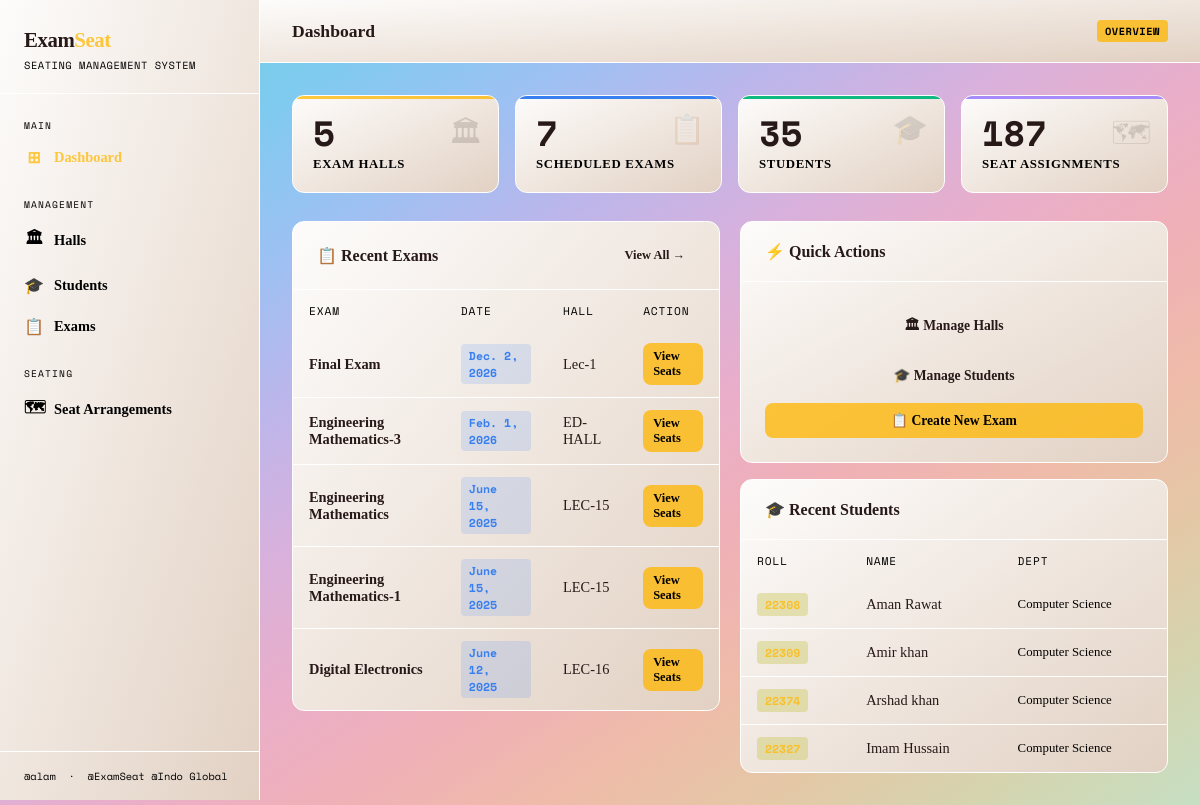
The page / on the database its author committed.
### seating/models.py (models this page shows, shortened)
class Exam(models.Model):
    name = models.CharField(max_length=200)
    date = models.DateField()
    time = models.TimeField()
    hall = models.ForeignKey(Hall, on_delete=models.CASCADE, related_name='exams')
    created_at = models.DateTimeField(auto_now_add=True)

class Hall(models.Model):
    name = models.CharField(max_length=100)
    rows = models.IntegerField(default=5)
    columns = models.IntegerField(default=6)
    capacity = models.IntegerField(editable=False, default=0)

class Student(models.Model):
    roll_number = models.CharField(max_length=20, unique=True)
    name = models.CharField(max_length=100)
    email = models.EmailField(blank=True)
    department = models.CharField(max_length=100, blank=True)

### seating/views.py (the view)
# urls.py: path('', views.dashboard, name='dashboard'),
def dashboard(request):
    halls = Hall.objects.all()
    exams = Exam.objects.select_related('hall').order_by('-date')
    students = Student.objects.all()
    arrangements_count = SeatingArrangement.objects.count()
    context = {
        'halls': halls,
        'exams': exams,
        'students': students,
        'total_halls': halls.count(),
        'total_exams': exams.count(),
        'total_students': students.count(),
        'total_arrangements': arrangements_count,
    }
    return render(request, 'seating/dashboard.html', context)

### templates/seating/dashboard.html (shortened to what this page needs)
{% extends 'seating/base.html' %}
{% block page_title %}Dashboard{% endblock %}
{% block badge %}OVERVIEW{% endblock %}
{% block content %}
<div class="stats-grid">
  <div class="stat-card">
    <div class="stat-icon">🏛</div>
    <div class="stat-num">{{ total_halls }}</div>
    <div class="stat-label">Exam Halls</div>
  </div>
  <div class="stat-card">
    <div class="stat-icon">📋</div>
    <div class="stat-num">{{ total_exams }}</div>
    <div class="stat-label">Scheduled Exams</div>
  </div>
  <div class="stat-card">
    <div class="stat-icon">🎓</div>
    <div class="stat-num">{{ total_students }}</div>
    <div class="stat-label">Students</div>
  </div>
  <div class="stat-card">
    <div class="stat-icon">🗺</div>
    <div class="stat-num">{{ total_arrangements }}</div>
    <div class="stat-label">Seat Assignments</div>
  </div>
</div>
<div class="two-col" style="gap:20px; align-items:start">
  <div class="card">
    <div class="card-header">
      <span class="card-title">📋 Recent Exams</span>
      <a href="{% url 'exam_list' %}" class="btn btn-ghost btn-sm">View All →</a>
    </div>
    <div class="table-wrap">
      <table>
        <thead>
          <tr><th>Exam</th><th>Date</th><th>Hall</th><th>Action</th></tr>
        </thead>
        <tbody>
          {% for exam in exams|slice:":5" %}
          <tr>
            <td style="font-weight:600">{{ exam.name }}</td>
            <td><span class="badge badge-blue">{{ exam.date }}</span></td>
            <td>{{ exam.hall.name }}</td>
            <td>
              <a href="{% url 'seating_view' exam.id %}" class="btn btn-sm btn-primary">View Seats</a>
            </td>
          </tr>
          {% empty %}
          <tr><td colspan="4" style="color:var(--muted); text-align:center; padding:24px">No exams yet. <a href="{% url 'exam_list' %}" style="color:var(--accent)">Create one →</a></td></tr>
          {% endfor %}
        </tbody>
      </table>
    </div>
  </div>
  <div style="display:flex; flex-direction:column; gap:16px">
    <div class="card">
      <div class="card-header"><span class="card-title">⚡ Quick Actions</span></div>
      <div class="card-body" style="display:flex; flex-direction:column; gap:10px">
        <a href="{% url 'hall_list' %}" class="btn btn-ghost" style="justify-content:center">🏛 Manage Halls</a>
        <a href="{% url 'student_list' %}" class="btn btn-ghost" style="justify-content:center">🎓 Manage Students</a>
        <a href="{% url 'exam_list' %}" class="btn btn-primary" style="justify-content:center">📋 Create New Exam</a>
      </div>
    </div>
    <div class="card">
      <div class="card-header"><span class="card-title">🎓 Recent Students</span></div>
      <div class="table-wrap">
        <table>
          <thead><tr><th>Roll</th><th>Name</th><th>Dept</th></tr></thead>
          <tbody>
            {% for student in students|slice:":4" %}
            <tr>
              <td><span class="badge badge-yellow">{{ student.roll_number }}</span></td>
              <td>{{ student.name }}</td>
              <td style="color:var(--muted);font-size:0.8rem">{{ student.department|default:"—" }}</td>
            </tr>
            {% empty %}
            <tr><td colspan="3" style="color:var(--muted); text-align:center; padding:16px">No students yet</td></tr>
            {% endfor %}
          </tbody>
        </table>
      </div>
    </div>
  </div>
</div>
{% endblock %}

### templates/seating/base.html (shortened to what this page needs)
<!DOCTYPE html>
<html lang="en">
<head>
  {% load static %}
</head>
<body>
  <nav class="sidebar">
    <div class="sidebar-logo">
      <h1>Exam<span>Seat</span></h1>
      <p>Seating Management System</p>
    </div>
    <div class="sidebar-nav">
      <div class="nav-section-label">Main</div>
      <a href="{% url 'dashboard' %}" class="nav-link {% if request.resolver_match.url_name == 'dashboard' %}active{% endif %}">
        <span class="nav-icon">⊞</span> Dashboard
      </a>
      <div class="nav-section-label" style="margin-top:12px">Management</div>
      <a href="{% url 'hall_list' %}" class="nav-link {% if 'hall' in request.resolver_match.url_name %}active{% endif %}">
        <span class="nav-icon">🏛</span> Halls
      </a>
      <a href="{% url 'student_list' %}" class="nav-link {% if 'student' in request.resolver_match.url_name %}active{% endif %}">
        <span class="nav-icon">🎓</span> Students
      </a>
      <a href="{% url 'exam_list' %}" class="nav-link {% if 'exam' in request.resolver_match.url_name and 'seating' not in request.resolver_match.url_name %}active{% endif %}">
        <span class="nav-icon">📋</span> Exams
      </a>
      <div class="nav-section-label" style="margin-top:12px">Seating</div>
      <a href="{% url 'exam_list' %}" class="nav-link {% if 'seating' in request.resolver_match.url_name %}active{% endif %}">
        <span class="nav-icon">🗺</span> Seat Arrangements
      </a>
    </div>
    <div class="sidebar-footer">
      @alam &nbsp;·&nbsp; @ExamSeat @Indo Global
    </div>
  </nav>
  <div class="main">
    <div class="topbar">
      <div class="topbar-title">{% block page_title %}Dashboard{% endblock %}</div>
      <span class="topbar-badge">{% block badge %}SYSTEM ACTIVE{% endblock %}</span>
    </div>
    <div class="content">
      {% block content %}{% endblock %}
    </div>
  </div>
</body>
</html>

### rows shown on the page
Exam: name "Final Exam", date "Dec. 2, 2026", hall.name "Lec-1"
Exam: name "Engineering Mathematics-3", date "Feb. 1, 2026", hall.name "ED-HALL"
Exam: name "Engineering Mathematics", date "June 15, 2025", hall.name "LEC-15"
Exam: name "Engineering Mathematics-1", date "June 15, 2025", hall.name "LEC-15"
Exam: name "Digital Electronics", date "June 12, 2025", hall.name "LEC-16"
Student: roll_number "22308", name "Aman Rawat", department "Computer Science"
Student: roll_number "22309", name "Amir khan", department "Computer Science"
Student: roll_number "22374", name "Arshad khan", department "Computer Science"
Student: roll_number "22327", name "Imam Hussain", department "Computer Science"

### other values the page prints
{{ total_halls }} "5"
{{ total_exams }} "7"
{{ total_students }} "35"
{{ total_arrangements }} "187"
